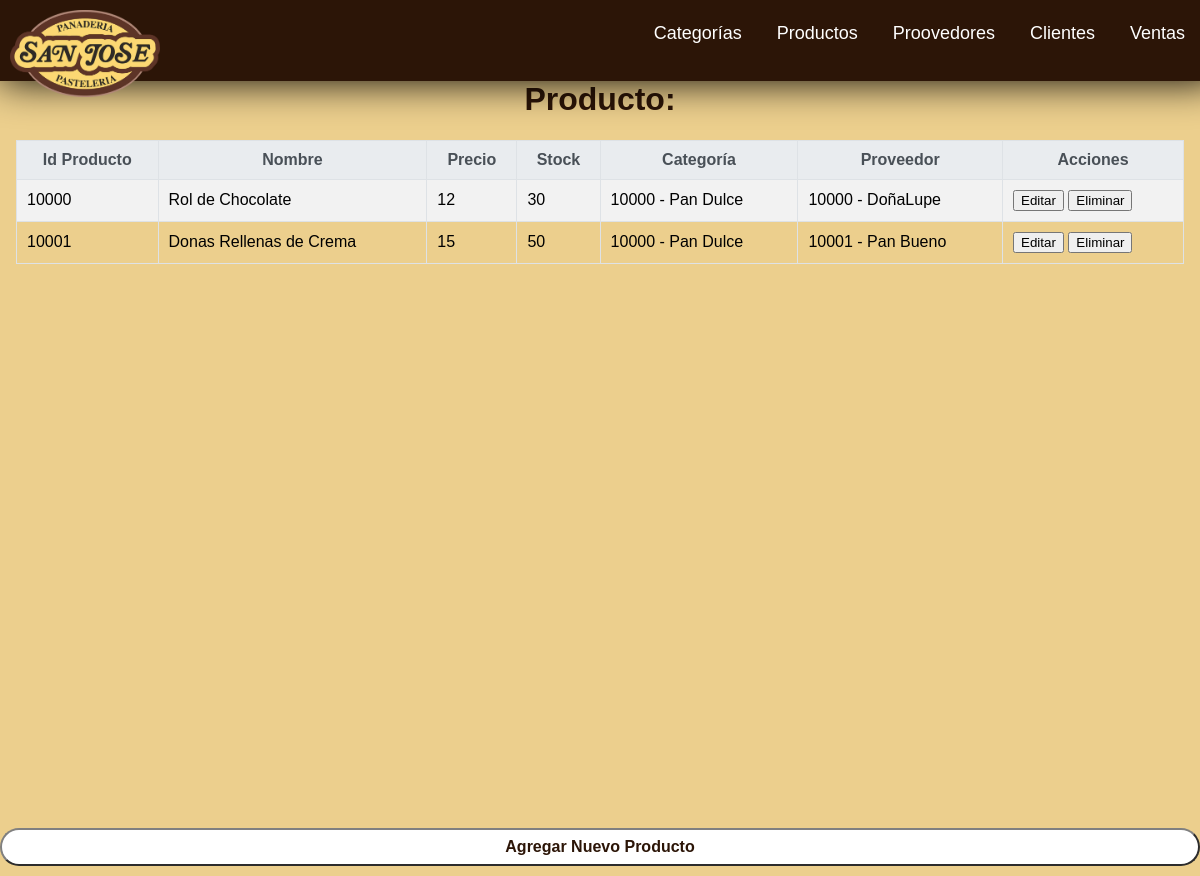
/producto.php, run on the app's committed database.
### tables this page shows
CREATE TABLE `producto` (
  `id_producto` int(5) NOT NULL,
  `nombre_producto` varchar(50) NOT NULL,
  `precio_producto` decimal(8,0) NOT NULL,
  `stock_producto` int(8) NOT NULL,
  `id_categoria` int(5) NOT NULL,
  `rut_proveedor` int(5) NOT NULL
);

CREATE TABLE `categoria` (
  `id_categoria` int(5) NOT NULL COMMENT 'El campo se llena con enteros',
  `nombre` varchar(50) NOT NULL,
  `descripcion` varchar(100) NOT NULL
);

CREATE TABLE `proveedor` (
  `rut_proveedor` int(5) NOT NULL,
  `nombre_p` text NOT NULL,
  `telefono1_p` varchar(20) NOT NULL,
  `telefono2_p` varchar(20) NOT NULL,
  `calle_p` varchar(20) NOT NULL,
  `numero_calle_p` varchar(5) NOT NULL,
  `ciudad_p` text NOT NULL,
  `colonia_p` text NOT NULL,
  `web_p` varchar(50) NOT NULL
);

### producto.php (the view, shortened to what this page needs)
<?php
$servername = "localhost";
$username = "root";
$password = "";
$database = "negocio";
$conn = new mysqli($servername, $username, $password, $database);
$sql = "SELECT p.id_producto, p.nombre_producto, p.precio_producto, p.stock_producto, c.id_categoria, c.nombre AS nombre_categoria, p.rut_proveedor, pr.nombre_p AS nombre_proveedor FROM producto p
        LEFT JOIN categoria c ON p.id_categoria = c.id_categoria
        LEFT JOIN proveedor pr ON p.rut_proveedor = pr.rut_proveedor";
$result = $conn->query($sql);
?>
<!DOCTYPE html>
<html lang="es">
<head>
</head>
<body>
    <header>
        <a style="text-align: left;" href="index.php">
            <img src="img/logo.webp" >
        </a>
        <div class="headerlink">
            <a href="categoria.html">Categorías </a>
            <a href="producto.php">Productos </a>
            <a href="proveedor.php">Proovedores </a>
            <a href="cliente.php">Clientes </a>
            <a href="ventas.html">Ventas </a>
        </div>
    </header>
    <div class="container">
        <h1>Producto:</h1>
        <?php
        if ($result->num_rows > 0) {
            echo "<table border='1'>";
            echo "<tr><th>Id Producto</th><th>Nombre</th><th>Precio</th><th>Stock</th><th>Categoría</th><th>Proveedor</th><th>Acciones</th></tr>";
            while($row = $result->fetch_assoc()) {
                echo "<tr>";
                echo "<td>" . $row["id_producto"] . "</td>";
                echo "<td>" . $row["nombre_producto"] . "</td>";
                echo "<td>" . $row["precio_producto"] . "</td>";
                echo "<td>" . $row["stock_producto"] . "</td>";
                echo "<td>" . $row["id_categoria"] . " - " . $row["nombre_categoria"] . "</td>";
                echo "<td>" . $row["rut_proveedor"] . " - " . $row["nombre_proveedor"] . "</td>";
                echo "<td>
                        <form action='editarproducto.php' method='GET' style='display:inline;'>
                            <input type='hidden' name='id_producto' value='" . $row["id_producto"] . "'>
                            <button type='submit'>Editar</button>
                        </form>
                        <form action='' method='POST' style='display:inline;'>
                            <input type='hidden' name='action' value='eliminar'>
                            <input type='hidden' name='id_producto' value='" . $row["id_producto"] . "'>
                            <button type='submit'>Eliminar</button>
                        </form>
                    </td>";
                echo "</tr>";
            }
            echo "</table>";
        } else {
            echo "No hay registros en la tabla de productos.";
        }
        ?>
        <button class="buttonadd">
            <a href="addproducto.php">Agregar Nuevo Producto</a>
        </button>
    </div>
</body>
</html>

### producto.php (style rules this page uses)
body { background-color: #eccf8d; background-size: cover; display: flex; justify-content: center; align-items: center; height: 100vh; margin: 0; font-family: 'Lucida Sans', 'Lucida Sans Regular', 'Lucida Grande', 'Lucida Sans Unicode', Geneva, Verdana, sans-serif; }
header { position: fixed; top: 0; left: 0; width: 100%; height: 7%; padding: 10px; background-color: #2c1507; box-shadow: 0 0 40px rgb(0, 0, 0); }
.headerlink { top: 0; right: 0; margin-top: 23px; position:fixed; }
.headerlink a { text-decoration: none; color: white; font-size: 18px; margin: 0 15px; }
header img { width: 150px; cursor: pointer; }
.container { width: 100%; height: 100%; padding: 16px; margin-top: 10%; background-color: #eccf8d; }
.container h1 { text-align: center; color: #2c1507; }
.container table { width: 100%; border-collapse: collapse; }
.container table th, .container table td { padding: 10px; border: 1px solid #dee2e6; }
.container table th { background-color: #e9ecef; color: #495057; }
.container table tr:nth-child(even) { background-color: #f2f2f2; }
.buttonadd { background-color: rgb(255, 255, 255); color: black; padding: 8px 10px; margin-top: 5%; width: 100%; border-radius: 20px; border-color: gray; font-size: medium; bottom: 0; left: 0; margin-bottom: 10px; position: fixed; font-weight: bold; }
a { text-decoration: none; color:#2c1507; }

### data on the page
producto: id_producto "10000", nombre_producto "Rol de Chocolate", precio_producto "12", stock_producto "30", id_categoria.id_categoria "10000", id_categoria.nombre "Pan Dulce", rut_proveedor "10000", rut_proveedor.nombre_p "DoñaLupe"
producto: id_producto "10001", nombre_producto "Donas Rellenas de Crema", precio_producto "15", stock_producto "50", id_categoria.id_categoria "10000", id_categoria.nombre "Pan Dulce", rut_proveedor "10001", rut_proveedor.nombre_p "Pan Bueno"
